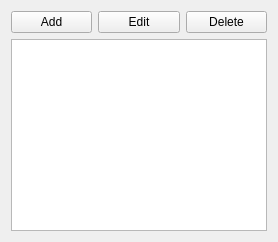
<?xml version="1.0" encoding="UTF-8"?>
<ui version="4.0">
 <class>SuppliersPage</class>
 <widget class="QWidget" name="SuppliersPage">
  <layout class="QVBoxLayout" name="verticalLayout">
   <item>
    <layout class="QHBoxLayout" name="toolbar">
     <item><widget class="QPushButton" name="btnAdd"><property name="text"><string>Add</string></property></widget></item>
     <item><widget class="QPushButton" name="btnEdit"><property name="text"><string>Edit</string></property></widget></item>
     <item><widget class="QPushButton" name="btnDelete"><property name="text"><string>Delete</string></property></widget></item>
    </layout>
   </item>
   <item>
    <widget class="QTableWidget" name="tableSuppliers"/>
   </item>
  </layout>
 </widget>
 <resources/>
 <connections/>
</ui>
